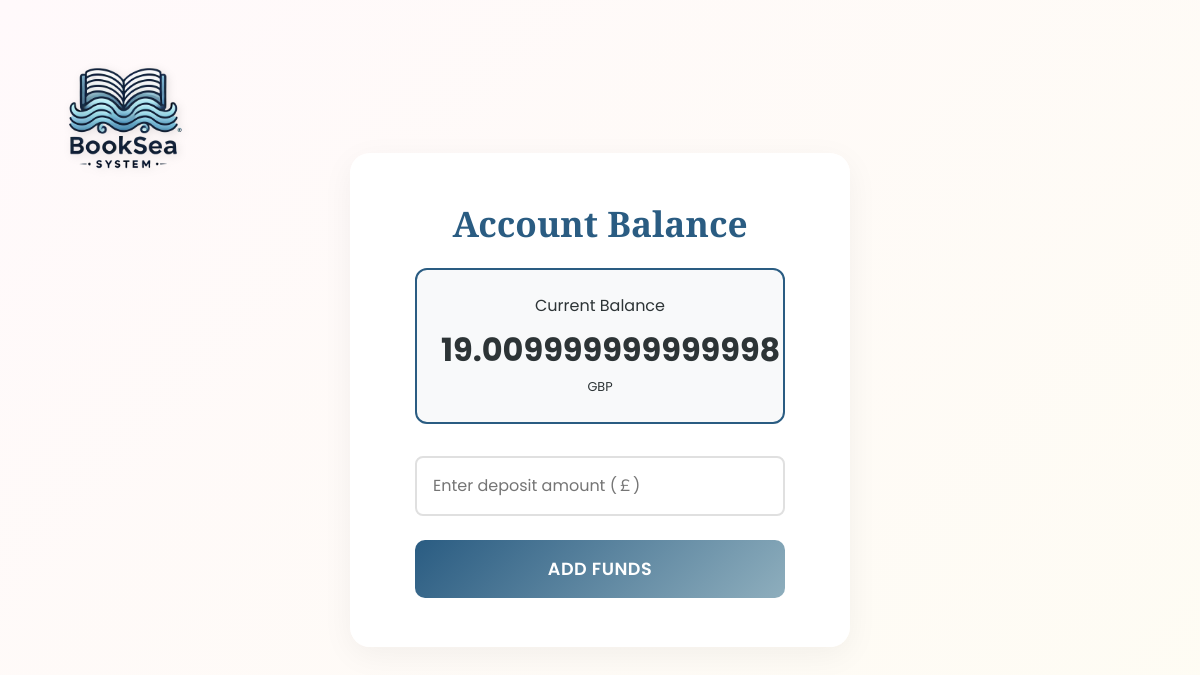
/balance/ (signed in), run on an earlier commit of the app's database.
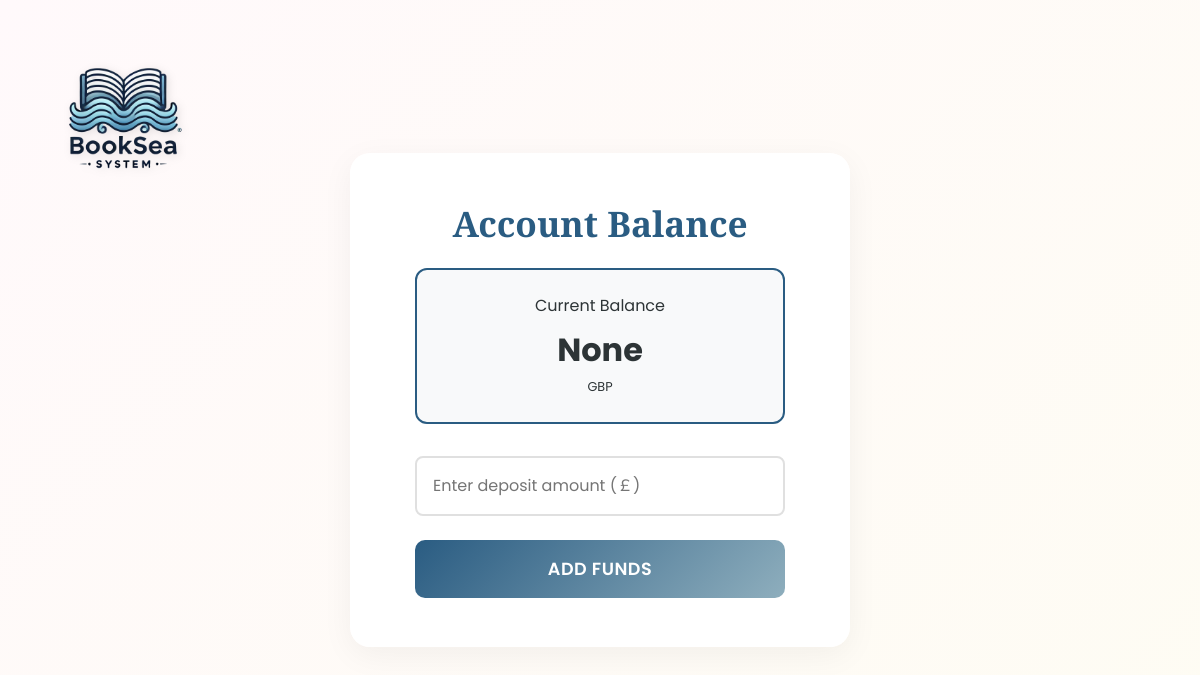
And on a later commit of the database.
### pages/models.py (models this page shows, shortened)
class User(AbstractBaseUser):
    objects = UserManager()
    USERNAME_FIELD = 'username'
    class UserRole(models.IntegerChoices):
        CUSTOMER = 1, 'Customer'
        MANAGER = 10, 'Manager'
    username = models.CharField(max_length=20, unique=True)
    display_name = models.CharField(max_length=30)
    role = models.IntegerField(
        choices=UserRole.choices, default=UserRole.CUSTOMER)
    email = models.CharField(max_length=50, unique=True)
    birthday = models.DateField(null=True, blank=True)
    college = models.CharField(max_length=100, blank=True)
    balance = models.FloatField(null=True)

### pages/views.py (the view, shortened to what this page needs)
# urls.py: path("balance/", balance, name="balance"),
def balance(request):
    return render(request, "pages/balance.html")

### pages/templates/pages/balance.html (shortened to what this page needs)
<!DOCTYPE html>
<html lang="en">
{% load static %}
<head>
    <link href="https://stackpath.bootstrapcdn.com/bootstrap/4.5.2/css/bootstrap.min.css" rel="stylesheet">
    <link rel="stylesheet" href="https://cdnjs.cloudflare.com/ajax/libs/font-awesome/6.0.0/css/all.min.css">
</head>
<body>
    <img src="{% static '/img/image1.PNG' %}" class="top-left-logo">
    <div class="content">
        <h2>Account Balance</h2>
        <div class="balance-box">
            <div>Current Balance</div>
            <div id="balance">{{ request.user.balance }}</div>
            <small>GBP</small>
        </div>
        <form method="POST" id="balance-form">
            <input
                type="number"
                id="amount"
                name="amount"
                step="0.01"
                placeholder="Enter deposit amount (￡)"
                min="0"
                required
            >
            <button type="submit">
                Add Funds
            </button>
        </form>
    </div>
</body>
</html>

What changed in the data, as far as the page shows it:
changed User: user.balance "19.009999999999998" → "None"
